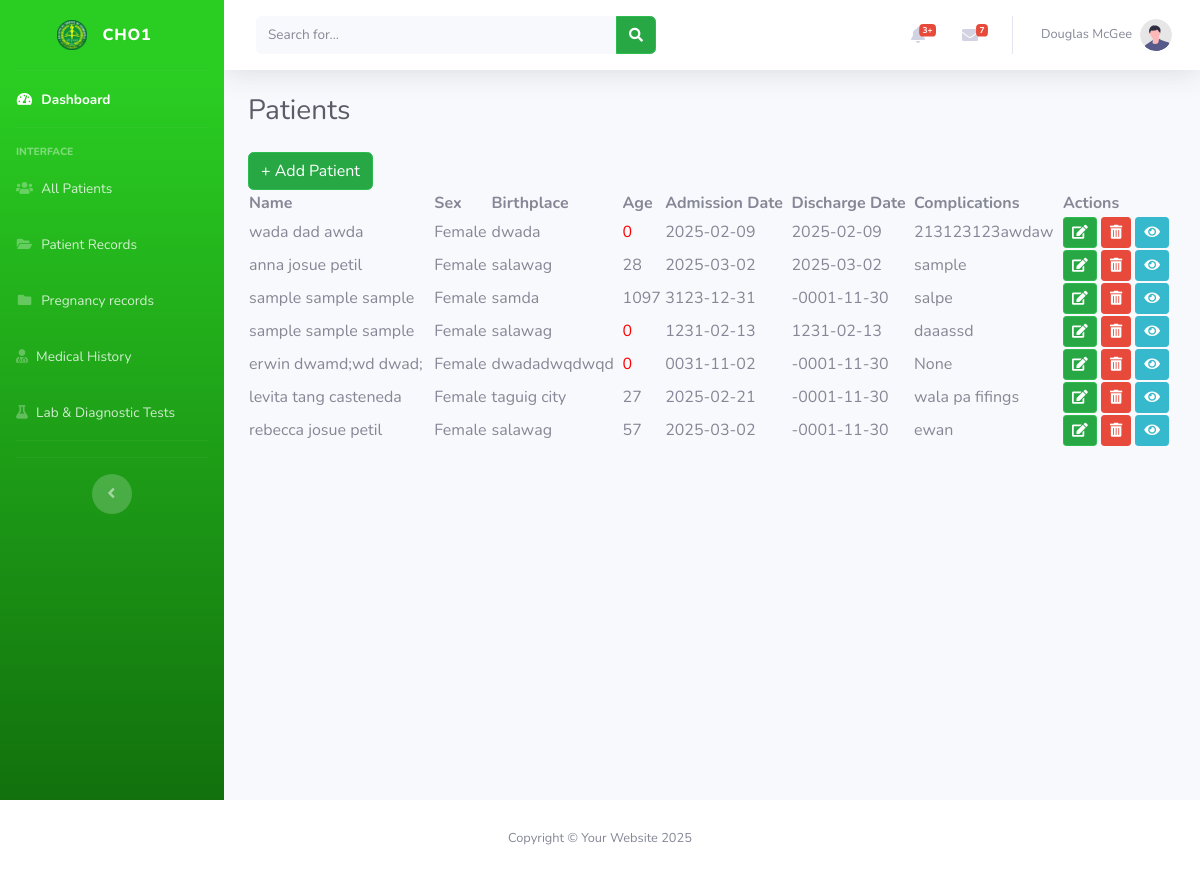
/admin/patient.php (signed in), run on the app's committed database.
### tables this page shows
CREATE TABLE `mothers` (
  `id` int(11) NOT NULL,
  `firstname` varchar(100) NOT NULL,
  `middlename` varchar(100) DEFAULT NULL,
  `lastname` varchar(100) NOT NULL,
  `birthdate` date DEFAULT NULL,
  `birthplace` varchar(255) DEFAULT NULL,
  `sex` varchar(255) NOT NULL DEFAULT 'Female',
  `gestational_age` int(255) DEFAULT NULL,
  `due_date` date DEFAULT NULL,
  `prenatal_visit` int(255) DEFAULT NULL,
  `last_menstrual_period` date DEFAULT NULL,
  `pregnancy_status` varchar(255) DEFAULT NULL,
  `barangay` varchar(255) NOT NULL,
  `created_at` timestamp NOT NULL DEFAULT current_timestamp(),
  `admission_date` date DEFAULT NULL,
  `discharge_date` date DEFAULT NULL,
  `complications` text DEFAULT NULL
);

### admin/functions.php (called while the page is built, shortened)
<?php
require_once 'db.php';
function get_mothers(){
    global $pdo;
    $sql = "SELECT * FROM mothers";
    $stmt = $pdo->prepare($sql);
    $stmt->execute();
    return $stmt->fetchAll();
}
?>

### admin/datatables/patient.php (the view, shortened to what this page needs)
<?php
require_once 'db.php';
require_once 'functions.php';
$mothers = get_mothers();
?>
<table id="example" class="display" style="width:100%">
    <thead>
        <tr>
            <th>Name</th>
            <th>Sex</th>
            <th>Birthplace</th>
            <th>Age</th>
            <th>Admission Date</th>
            <th>Discharge Date</th>
            <th>Complications</th>
            <th>Actions</th>
        </tr>
    </thead>
    <tbody>
        <?php foreach ($mothers as $mother): ?>
            <?php
                $fullName = htmlspecialchars($mother['firstname'] . ' ' . $mother['middlename'] . ' ' . $mother['lastname']);
                $age = date_diff(date_create($mother['birthdate']), date_create('today'))->y;
                $admissionDate = $mother['admission_date'] ? date("Y-m-d", strtotime($mother['admission_date'])) : 'N/A';
                $dischargeDate = $mother['discharge_date'] ? date("Y-m-d", strtotime($mother['discharge_date'])) : 'N/A';
                $complications = !empty($mother['complications']) ? htmlspecialchars($mother['complications']) : 'None';
                $sex = isset($mother['sex']) && !empty($mother['sex']) ? htmlspecialchars($mother['sex']) : 'Female';
                $ageStyle = ($age < 21) ? 'style="color: red;"' : '';
            ?>
            <tr>
                <td><?= $fullName; ?></td>
                <td><?= $sex; ?></td>
                <td><?= htmlspecialchars($mother['birthplace']); ?></td>
                <td <?= $ageStyle; ?>><?= $age; ?></td>
                <td><?= $admissionDate; ?></td>
                <td><?= $dischargeDate; ?></td>
                <td><?= $complications; ?></td>
                <td>
                    <button class="btn btn-primary btn-sm edit-btn" data-id="<?= $mother['id']; ?>">
                        <i class="fas fa-edit"></i>
                    </button>
                    <button class="btn btn-danger btn-sm delete-btn" data-id="<?= $mother['id']; ?>">
                        <i class="fas fa-trash-alt"></i>
                    </button>
                    <button class="btn btn-info btn-sm view-btn" data-id="<?= $mother['id']; ?>" data-toggle="modal" data-target="#viewModal-<?= $mother['id']; ?>">
                        <i class="fas fa-eye"></i>
                    </button>
                </td>
            </tr>
        <?php endforeach; ?>
    </tbody>
</table>

### data on the page
mothers: fullName "wada dad awda", sex "Female", birthplace "dwada", age "0", admission_date "2025-02-09", discharge_date "2025-02-09", complications "213123123awdaw"
mothers: fullName "anna josue petil", sex "Female", birthplace "salawag", birthdate "28", admission_date "2025-03-02", discharge_date "2025-03-02", complications "sample"
mothers: fullName "sample sample sample", sex "Female", birthplace "samda", birthdate "1097", admission_date "3123-12-31", discharge_date "-0001-11-30", complications "salpe"
mothers: fullName "sample sample sample", sex "Female", birthplace "salawag", age "0", admission_date "1231-02-13", discharge_date "1231-02-13", complications "daaassd"
mothers: fullName "erwin dwamd;wd dwad;", sex "Female", birthplace "dwadadwqdwqd", age "0", admission_date "0031-11-02", discharge_date "-0001-11-30", complications "None"
mothers: fullName "levita tang casteneda", sex "Female", birthplace "taguig city", birthdate "27", admission_date "2025-02-21", discharge_date "-0001-11-30", complications "wala pa fifings"
mothers: fullName "rebecca josue petil", sex "Female", birthplace "salawag", birthdate "57", admission_date "2025-03-02", discharge_date "-0001-11-30", complications "ewan"
